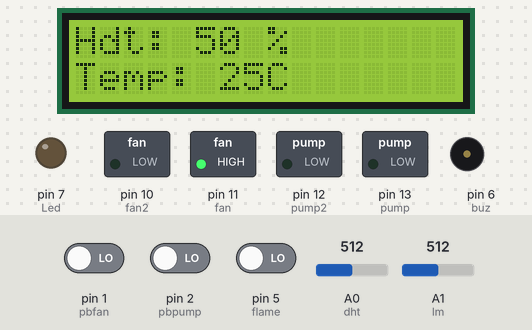
Simulated run of this sketch. Board: Arduino Uno, built with avr-gcc and run on an emulated ATmega328P. Shown: 16×2 character LCD, switched loads named in the sketch (green lamp = pin HIGH), output pins drawn as LEDs (lit = HIGH), buzzer (waves = sounding, pin HIGH). The test bench sets the inputs (shaded band); at power-on: pin 5 (flame) LOW, A0 (dht) = 512, A1 (lm) = 512, pin 1 (pbfan) LOW, pin 2 (pbpump) LOW.

Above: at 2.2 s.
2.3 s: pin 5 (flame) driven HIGH
At 4.3 s:
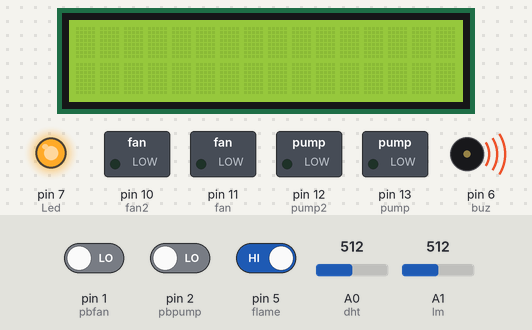
6.4 s: A0 (dht) set to 419
8.7 s: A0 (dht) set to 403
At 10.9 s:
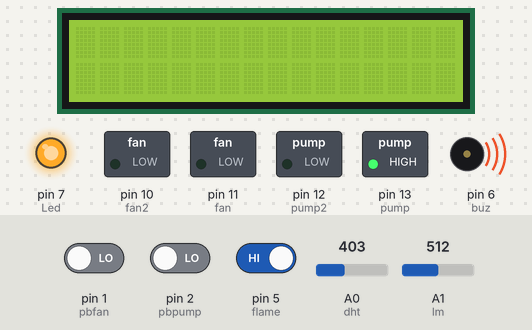
12.8 s: pin 5 (flame) driven LOW
At 14.7 s:
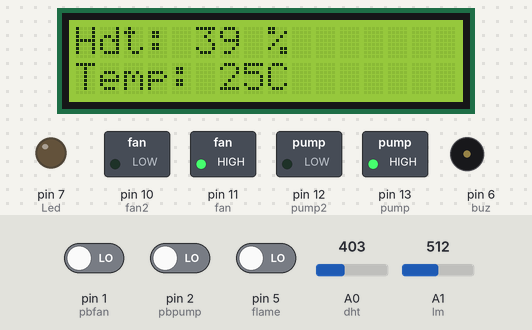
15.0 s: A1 (lm) set to 66
At 16.7 s:
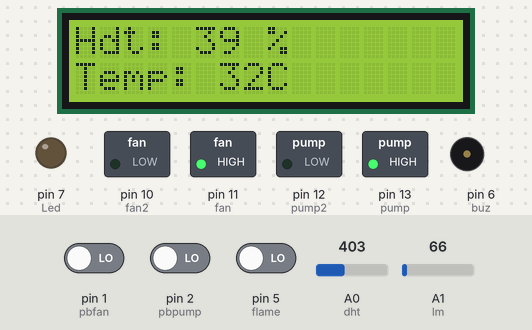
17.0 s: A1 (lm) set to 56
At 18.7 s:
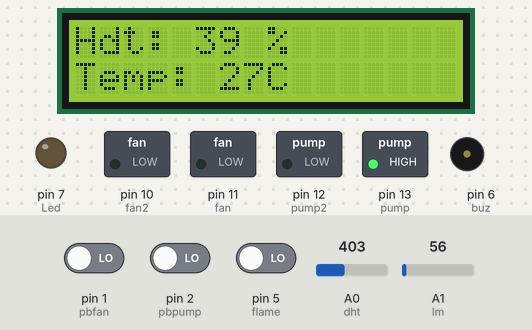
Timing chart, 0 to 20.0 s (numbered marks = the images above; inputs shaded):
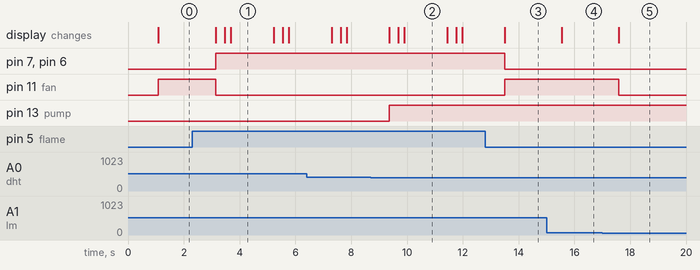

Measured:
- the behaviour switches between 410 and 409 on A0 (dht) (found by bisection; images 1 and 2)
- the behaviour switches between 62 and 61 on A1 (lm) (found by bisection; images 4 and 5)
- after the input at 2.3 s, pin 7 (Led), pin 6 (buz): LOW → HIGH after 0.84 s; pin 11 (fan): HIGH → LOW after 0.84 s; the display: first changes after 0.85 s (image 1 shows a later state)
- after the input at 8.7 s, pin 13 (pump): LOW → HIGH after 0.66 s
- after the input at 12.8 s, pin 7 (Led), pin 6 (buz): HIGH → LOW after 0.70 s; pin 11 (fan): LOW → HIGH after 0.70 s; the display: changes after 0.70 s (image 3)
- after the input at 15.0 s, the display: changes after 0.55 s (image 4)
- after the input at 17.0 s, pin 11 (fan): HIGH → LOW after 0.59 s; the display: changes after 0.59 s (image 5)

The sketch:

Smart_Irritation_System.ino
```cpp
#include <Wire.h>
#include <LiquidCrystal_I2C.h>
//#include <SoftwareSerial.h>

#define pump 13
#define pump2 12
#define fan 11
#define fan2 10
#define flame 5
#define buz 6
#define Led 7
#define pbpump 2
#define pbfan 1
#define dht A0
#define lm A1

// SIM800L TX and RX pins
//#define SIM800_TX 10
//#define SIM800_RX 11

LiquidCrystal_I2C lcd(0x27, 16, 2);

// software serial for SIM800L
//SoftwareSerial sim800(SIM800_TX, SIM800_RX);

void setup() {
  pinMode(pump, OUTPUT);
  pinMode(pump2, OUTPUT);
  pinMode(fan, OUTPUT);
  pinMode(fan2, OUTPUT);
  pinMode(buz, OUTPUT);
  pinMode(Led, OUTPUT);
  pinMode(flame, INPUT);
  pinMode(pbpump, INPUT);
  pinMode(pbfan, INPUT);

  // Initialize the LCD
  lcd.init();
  lcd.backlight();
  //lcd.setCursor(0, 0);
  //lcd.print("smart farm");
 // delay(500);
  lcd.clear();

  // Initialize SIM800L
  //sim800.begin(9600); // Start communication with SIM800L at 9600 baud rate
  delay(1000);
}

void loop() {
  // Read sensor values
  int h = analogRead(dht);
    h= map(h,0,1023,0,100);
  float volt = analogRead(lm) * 5.0 / 1023.0;
    byte t = (volt / 0.01);
  bool flameVal = digitalRead(flame);

  // Display values on LCD
  lcd.clear();
  lcd.setCursor(0, 0);
  lcd.print("Hdt: ");
  lcd.print(h);
  lcd.setCursor(8, 0);
  lcd.print("%");
  lcd.setCursor(0, 1);
  lcd.print("Temp: ");
  lcd.print(t);
  lcd.setCursor(8, 1);
  lcd.print("C");

  // Automatic control for pump based on humidity
 if (h < 40) {
  digitalWrite(pump, HIGH);
  digitalWrite(pump2, LOW);

 //lcd.setCursor(7, 0);
  //lcd.print("Pump1: ON");
} else {
  digitalWrite(pump, LOW);
  digitalWrite(pump2, LOW);
 // lcd.setCursor(7, 0);
  //lcd.print("Pump1: OFF");
}

  // Automatic control for fan based on temperature
  if (t >= 30) {
    digitalWrite(fan, HIGH);
    digitalWrite(fan2, LOW);
    //lcd.setCursor(7, 1);
    //lcd.print("Fan: ON");
  } else {
    digitalWrite(fan, LOW);
    digitalWrite(fan2, LOW);
    //lcd.setCursor(7, 1);
   // lcd.print("Fan: OFF");
  }

  // Manual control for pump
 if(digitalRead(pbpump) == HIGH){
    digitalWrite(pump, HIGH);
    //lcd.setCursor(7, 0);
    //lcd.print("Pump: ON");
  }

  // Manual control for fan
  if(digitalRead(pbfan) == HIGH){
    digitalWrite(fan, HIGH);
    lcd.setCursor(7, 1);
    //lcd.print("Fan: ON");
  }
  // Check for fire detection
  if (flameVal == HIGH) {
    // Activate buzzer and LED
    digitalWrite(buz, HIGH);
    digitalWrite(fan, LOW);
    digitalWrite(Led, HIGH);

    // Display fire alert on LCD
    lcd.clear();
   for (int pos = 0; pos - 1 < 16; pos++) {
    lcd.clear();
    lcd.setCursor(0 + pos, 0);
    lcd.print("FIRE");
    lcd.setCursor(7 - pos, 1);
    lcd.print("FIRE");
    delay(20);
  }
    // Call the user using SIM800L
    //sim800.println("01022140420"); // Replace with the phone number to call
    delay(500); // Wait for  the call to go through
    //sim800.println("ATH"); // Hang up the call
  } else {
    // Deactivate buzzer and LED if no fire is detected
    digitalWrite(buz, LOW);
    digitalWrite(Led, LOW);
  }

  delay(1000); // Wait before the next loop iteration
}
```
